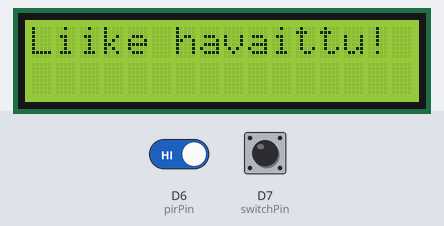
The sketch below on a simulated Arduino MKR. Parts: 16×2 character LCD. The test bench sets the inputs (shaded band); at power-on: D6 (pirPin) HIGH, D7 (switchPin) LOW. WiFi joins after 1.5 s; servers stay silent unless stated; uploads are accepted with an empty reply; not simulated (calls return 0 or success): secrets.h; what the sketch prints to the serial monitor is not drawn.

Above: at 12.7 s.
12.8 s: D6 (pirPin) driven LOW
At 14.7 s:
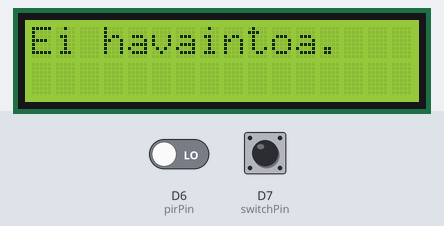
15.0 s: D7 (switchPin) pulled HIGH for 1.15 s
At 16.9 s:
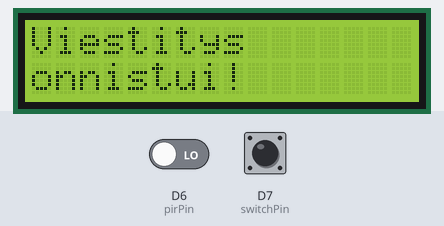
Timing chart, 0 to 18.4 s (numbered marks = the images above; inputs shaded):
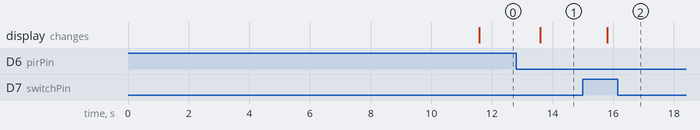

Measured:
- after the input at 12.8 s, the display: changes after 0.79 s (image 1)
- after the input at 15.0 s, the display: changes after 0.80 s (image 2)

The sketch:

LifeTracker_1_1.ino
```cpp
///////////////////////////////////////////
//
// LifeTracker.ino -
// version 1.1, March 2021
//

#include <LiquidCrystal.h>
#include <SPI.h>
#include <ArduinoHttpClient.h>  // you need to install the library
#include <WiFiNINA.h>
#include "secrets.h"
// #define the NETWORK1 / PASSWD1 etc network names and passwords in secrets.h
// and also #define info related to Prowl API: the API keys, Application, Events and Descriptions


LiquidCrystal lcd(12, 11, 5, 4, 3, 2);


const int switchPin = 7;   // Emergency switch pin - Arduino Digital pin 7

//please #define  your sensitive data in the file secrets.h
char ssid3[] = NETWORK3;    // your network SSID (name)
char pass3[] = PASSWD3;      // your network password (use for WPA, or use as key for WEP)

char ssid1[] = NETWORK1;        // both letter O
char pass1[] = PASSWD1;    // your network password (use for WPA, or use as key for WEP)

char ssid2[] = NETWORK2;        // later zero
char pass2[] = PASSWD2;    // your network password (use for WPA, or use as key for WEP)


int status = WL_IDLE_STATUS;     // the Wifi radio's status

enum LifeTrackerAction  { NoActivityAlarm, EmergencySwitchAlarm};

void sendProwlNotification( LifeTrackerAction action); // function definition later


///////////////////////////////////////////////////////////////////////////////////
struct MotionTracker
//////////////////////////////////////////////////////////////////////////////////
{
  const int pirPin = 6;   // PIR Out pin  - Digital Pin 6
  int pirStat;

  unsigned long timeToWorry = 1000L*60L*60L*9L; // 9 hours, stated in milliseconds
  //unsigned long timeToWorry = 1000L*60L; // 1 minute, for testing


  unsigned long lastTimeMotionDetected;
  bool previousUpdateHigh; // yes, if on previous update motion was detected

  enum MotionStatus { MotionDetected, NoMotionDetectedRecently};
  MotionStatus motionStatus;

  bool alarmStatus; // if alarm related to no motion given already or not

  MotionTracker()
  {
    lastTimeMotionDetected = 0;
    previousUpdateHigh = false;
    alarmStatus = false;
    motionStatus = NoMotionDetectedRecently;
    pirStat = LOW;
  };

  MotionStatus update()
  {

     pirStat = digitalRead(pirPin);
     Serial.println(pirStat);
     unsigned long currentTime = millis();
     switch (motionStatus)
     {
       case MotionDetected:
           if (pirStat == LOW) // no motion detected
           {
             motionStatus = NoMotionDetectedRecently;
           }
           else
           {
             lastTimeMotionDetected = currentTime;
           }
       break;

       case NoMotionDetectedRecently:
         if (pirStat == HIGH) // motion detected
         {
            motionStatus = MotionDetected;
            lastTimeMotionDetected = currentTime;
            alarmStatus = false; // even if we had given an alarm of no motion, this movement "cancels" it
         }
         else if (currentTime > (lastTimeMotionDetected + timeToWorry))
         {
           if (alarmStatus == false)
           {
             sendProwlNotification( NoActivityAlarm);
             alarmStatus =  true;
           }
         }
       break;
     }

     lcd.clear();
     lcd.setCursor(0,0);
     if (motionStatus == MotionDetected)
     {
       lcd.print("Liike havaittu! ");
       Serial.println("Motion detected!");
     }
     else
     {
       lcd.print("Ei havaintoa.   ");
       Serial.println("No motion detected!");
     }
  }
};
//////////////////////////////////////////////////////////////////////////////////
MotionTracker motionTracker;


const char serverName[] = "api.prowlapp.com";
const char serverDirectory[] = "/publicapi/add";
int port = 80;
WiFiClient wifi;

void setup() {
  // setup code here, to run once:
  pinMode(motionTracker.pirPin, INPUT);
  pinMode(switchPin, INPUT);

  lcd.begin(16, 2);
  lcd.setCursor(0,0);
  lcd.print("Don't Panic!");

  //Initialize serial and wait for port to open:
  Serial.begin(9600);
  while (!Serial) {
    ; // wait for serial port to connect. Needed for native USB port only
  }

  // check for the WiFi module:
  if (WiFi.status() == WL_NO_MODULE) {
    Serial.println("Communication with WiFi module failed!");
    lcd.println("Wifi module");
    lcd.print("failed!");
    // don't continue
    while (true);
  }

/*
  String fv = WiFi.firmwareVersion();
  if (fv < WIFI_FIRMWARE_LATEST_VERSION) {
    Serial.println("Please upgrade the firmware");
  }
*/

  while (status != WL_CONNECTED)
  {
    // attempt to connect to Wifi network:
    // try first network 1:

    Serial.print("Attempting to connect to WPA SSID, network 1: ");
    Serial.println(ssid1);

    lcd.clear();
    lcd.setCursor(0,0);
    lcd.print("Yritys 1:");
    lcd.setCursor(0,1);
    lcd.print(ssid1);

    // Connect to WPA/WPA2 network:
    status = WiFi.begin(ssid1, pass1);

    // wait 10 seconds for connection:
    delay(10000);
    if (status != WL_CONNECTED)
    {
      // attempt to connect to network 2:

      Serial.print("Attempting to connect to WPA SSID, network 2: ");
      Serial.println(ssid2);

      lcd.clear();
      lcd.setCursor(0,0);
      lcd.print("Yritys 2:");
      lcd.setCursor(0,1);
      lcd.print(ssid2);
      // Connect to WPA/WPA2 network:
      status = WiFi.begin(ssid2, pass2);

      // wait 10 seconds for connection:
      delay(10000);
    }
    if (status != WL_CONNECTED)
    {
      // attempt to connect to network 3:

      Serial.print("Attempting to connect to WPA SSID, network 3: ");
      Serial.println(ssid3);

      lcd.clear();
      lcd.setCursor(0,0);
      lcd.print("Yritys 3:");
      lcd.setCursor(0,1);
      lcd.print(ssid3);
      // Connect to WPA/WPA2 network:
      status = WiFi.begin(ssid3, pass3);

      // wait 10 seconds for connection:
      delay(10000);
    }

  }

  // you're connected now, so print out the data:

  lcd.clear();

  Serial.print("You're connected to the network");
  printCurrentNet();
  printWifiData();

  // sendProwlNotification(NoActivityAlarm);
  //sendProwlNotification( AllIsWellNotification);
}

unsigned long previousUptimeCheck = 0;
void(* resetFunc) (void) = 0; // declare reset function at address 0

void loop() {
  // put your main code here, to run repeatedly:

  // once every two hours,  check if the network connection works. If not, reset
  unsigned long upTime = millis();
  const unsigned long millisInTwoHours = 2*60*60L*1000L;

  if (upTime > (previousUptimeCheck+ millisInTwoHours))
  {
       previousUptimeCheck = upTime;
       HttpClient client(wifi, "google.com");

       int err = client.get("/");
       if (err == 0)
       {
           Serial.println("get request OK - err is zero");
           err = client.responseStatusCode();
       }
       else
       {
           Serial.print("Getting response failed: ");
           Serial.println(err);
           // reset
           resetFunc(); // call reset
       }
       client.stop();
  };


   motionTracker.update();

   if (digitalRead(switchPin) == HIGH)
   {
       Serial.print("HIGH");
       sendProwlNotification(EmergencySwitchAlarm );
   }

  delay(1000); // 1 second
}


void sendProwlNotification( LifeTrackerAction action)
{
   Serial.println("Sending Prowl notification!");
  // Create HTTPClient
   HttpClient client(wifi, serverName, port);

  // Create POST parameters
    String  postParameters;

    switch (action)
    {
      case NoActivityAlarm:
          postParameters = "apikey="  PROWL_API_KEY_1  "&application="  PUSH_APPLICATION_1   "&event="  PUSH_EVENT_1  "&description="  PUSH_DESCRIPTION_1;
      break;
      case EmergencySwitchAlarm:
          postParameters = "apikey="  PROWL_API_KEY_2  "&application="  PUSH_APPLICATION_2   "&event="  PUSH_EVENT_2  "&description="  PUSH_DESCRIPTION_2;
      break;
    }

  // Send POST to server

  int statusCode = 0;
  do
  {
    client.post(serverDirectory, "application/x-www-form-urlencoded", postParameters);
    statusCode = client.responseStatusCode();

    Serial.print("Status code:");
    Serial.println(statusCode);
    Serial.print("Response:");
    Serial.println(client.responseBody());

    if (statusCode != 200)
    {
      lcd.clear();
      lcd.setCursor(0,0);
      lcd.print("Virhekoodi:");
      lcd.setCursor(0,1);
      lcd.print(statusCode);
      delay(60000); // 60 seconds
    }
    else
    {
      lcd.clear();
      lcd.setCursor(0,0);
      lcd.print("Viestitys       ");
      lcd.setCursor(0,1);
      lcd.print("onnistui!       ");
      delay(60000); // 60 seconds
    }

  } while (statusCode != 200); // not a success
}

void printWifiData() {
  // print your board's IP address:
  IPAddress ip = WiFi.localIP();
  Serial.print("IP Address: ");
  Serial.println(ip);
  Serial.println(ip);

  // print your MAC address:
  byte mac[6];
  WiFi.macAddress(mac);
  Serial.print("MAC address: ");
  printMacAddress(mac);
}

void printCurrentNet() {
  // print the SSID of the network you're attached to:
  Serial.print("SSID: ");
  Serial.println(WiFi.SSID());

  // print the MAC address of the router you're attached to:
  byte bssid[6];
  WiFi.BSSID(bssid);
  Serial.print("BSSID: ");
  printMacAddress(bssid);

  // print the received signal strength:
  long rssi = WiFi.RSSI();
  Serial.print("signal strength (RSSI):");
  Serial.println(rssi);

  // print the encryption type:
  byte encryption = WiFi.encryptionType();
  Serial.print("Encryption Type:");
  Serial.println(encryption, HEX);
  Serial.println();
}

void printMacAddress(byte mac[]) {
  for (int i = 5; i >= 0; i--) {
    if (mac[i] < 16) {
      Serial.print("0");
    }
    Serial.print(mac[i], HEX);
    if (i > 0) {
      Serial.print(":");
    }
  }
  Serial.println();
}
```
